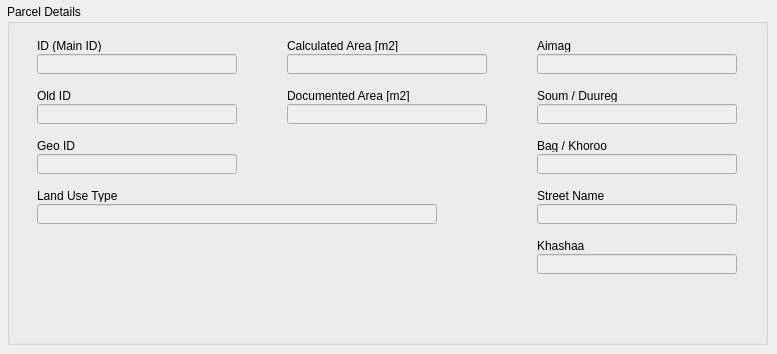
   <widget class="QWidget" name="parcel_tab">
    <attribute name="title">
     <string>Parcel</string>
    </attribute>
    <widget class="QGroupBox" name="groupBox_4">
     <property name="geometry">
      <rect>
       <x>7</x>
       <y>4</y>
       <width>761</width>
       <height>341</height>
      </rect>
     </property>
     <property name="title">
      <string>Parcel Details</string>
     </property>
     <widget class="QLabel" name="label_11">
      <property name="geometry">
       <rect>
        <x>30</x>
        <y>35</y>
        <width>220</width>
        <height>13</height>
       </rect>
      </property>
      <property name="text">
       <string>ID (Main ID)</string>
      </property>
     </widget>
     <widget class="QLineEdit" name="id_main_edit">
      <property name="enabled">
       <bool>false</bool>
      </property>
      <property name="geometry">
       <rect>
        <x>30</x>
        <y>50</y>
        <width>200</width>
        <height>20</height>
       </rect>
      </property>
     </widget>
     <widget class="QLineEdit" name="calculated_area_edit">
      <property name="enabled">
       <bool>false</bool>
      </property>
      <property name="geometry">
       <rect>
        <x>280</x>
        <y>50</y>
        <width>200</width>
        <height>20</height>
       </rect>
      </property>
     </widget>
     <widget class="QLabel" name="label_12">
      <property name="geometry">
       <rect>
        <x>280</x>
        <y>35</y>
        <width>220</width>
        <height>13</height>
       </rect>
      </property>
      <property name="text">
       <string>Calculated Area [m2]</string>
      </property>
     </widget>
     <widget class="QLineEdit" name="aimag_edit">
      <property name="enabled">
       <bool>false</bool>
      </property>
      <property name="geometry">
       <rect>
        <x>530</x>
        <y>50</y>
        <width>200</width>
        <height>20</height>
       </rect>
      </property>
     </widget>
     <widget class="QLabel" name="label_13">
      <property name="geometry">
       <rect>
        <x>530</x>
        <y>35</y>
        <width>220</width>
        <height>13</height>
       </rect>
      </property>
      <property name="text">
       <string>Aimag</string>
      </property>
     </widget>
     <widget class="QLineEdit" name="old_id_edit">
      <property name="enabled">
       <bool>false</bool>
      </property>
      <property name="geometry">
       <rect>
        <x>30</x>
        <y>100</y>
        <width>200</width>
        <height>20</height>
       </rect>
      </property>
     </widget>
     <widget class="QLabel" name="label_14">
      <property name="geometry">
       <rect>
        <x>30</x>
        <y>85</y>
        <width>220</width>
        <height>13</height>
       </rect>
      </property>
      <property name="text">
       <string>Old ID</string>
      </property>
     </widget>
     <widget class="QLineEdit" name="geo_id_edit">
      <property name="enabled">
       <bool>false</bool>
      </property>
      <property name="geometry">
       <rect>
        <x>30</x>
        <y>150</y>
        <width>200</width>
        <height>20</height>
       </rect>
      </property>
     </widget>
     <widget class="QLabel" name="label_15">
      <property name="geometry">
       <rect>
        <x>30</x>
        <y>135</y>
        <width>220</width>
        <height>13</height>
       </rect>
      </property>
      <property name="text">
       <string>Geo ID</string>
      </property>
     </widget>
     <widget class="QLineEdit" name="land_use_type_edit">
      <property name="enabled">
       <bool>false</bool>
      </property>
      <property name="geometry">
       <rect>
        <x>30</x>
        <y>200</y>
        <width>400</width>
        <height>20</height>
       </rect>
      </property>
     </widget>
     <widget class="QLabel" name="label_16">
      <property name="geometry">
       <rect>
        <x>30</x>
        <y>185</y>
        <width>444</width>
        <height>13</height>
       </rect>
      </property>
      <property name="text">
       <string>Land Use Type</string>
      </property>
     </widget>
     <widget class="QLineEdit" name="documented_area_edit">
      <property name="enabled">
       <bool>false</bool>
      </property>
      <property name="geometry">
       <rect>
        <x>280</x>
        <y>100</y>
        <width>200</width>
        <height>20</height>
       </rect>
      </property>
     </widget>
     <widget class="QLabel" name="label_17">
      <property name="geometry">
       <rect>
        <x>280</x>
        <y>85</y>
        <width>220</width>
        <height>13</height>
       </rect>
      </property>
      <property name="text">
       <string>Documented Area [m2]</string>
      </property>
     </widget>
     <widget class="QLabel" name="label_18">
      <property name="geometry">
       <rect>
        <x>530</x>
        <y>85</y>
        <width>220</width>
        <height>13</height>
       </rect>
      </property>
      <property name="text">
       <string>Soum / Duureg</string>
      </property>
     </widget>
     <widget class="QLineEdit" name="soum_edit">
      <property name="enabled">
       <bool>false</bool>
      </property>
      <property name="geometry">
       <rect>
        <x>530</x>
        <y>100</y>
        <width>200</width>
        <height>20</height>
       </rect>
      </property>
     </widget>
     <widget class="QLabel" name="label_19">
      <property name="geometry">
       <rect>
        <x>530</x>
        <y>135</y>
        <width>220</width>
        <height>13</height>
       </rect>
      </property>
      <property name="text">
       <string>Bag / Khoroo</string>
      </property>
     </widget>
     <widget class="QLineEdit" name="bag_edit">
      <property name="enabled">
       <bool>false</bool>
      </property>
      <property name="geometry">
       <rect>
        <x>530</x>
        <y>150</y>
        <width>200</width>
        <height>20</height>
       </rect>
      </property>
     </widget>
     <widget class="QLabel" name="label_20">
      <property name="geometry">
       <rect>
        <x>530</x>
        <y>185</y>
        <width>220</width>
        <height>13</height>
       </rect>
      </property>
      <property name="text">
       <string>Street Name</string>
      </property>
     </widget>
     <widget class="QLineEdit" name="street_name_edit">
      <property name="enabled">
       <bool>false</bool>
      </property>
      <property name="geometry">
       <rect>
        <x>530</x>
        <y>200</y>
        <width>200</width>
        <height>20</height>
       </rect>
      </property>
     </widget>
     <widget class="QLabel" name="label_21">
      <property name="geometry">
       <rect>
        <x>530</x>
        <y>235</y>
        <width>220</width>
        <height>13</height>
       </rect>
      </property>
      <property name="text">
       <string>Khashaa</string>
      </property>
     </widget>
     <widget class="QLineEdit" name="khashaa_edit">
      <property name="enabled">
       <bool>false</bool>
      </property>
      <property name="geometry">
       <rect>
        <x>530</x>
        <y>250</y>
        <width>200</width>
        <height>20</height>
       </rect>
      </property>
     </widget>
    </widget>
   </widget>
